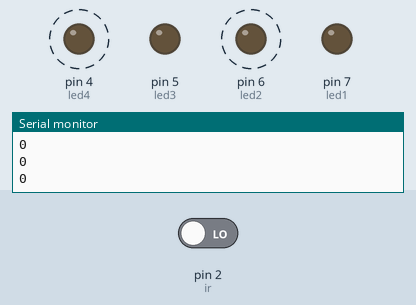
Bench run of a sketch on a simulated Arduino Uno, built with avr-gcc and run on an emulated ATmega328P. Shown: output pins drawn as LEDs (lit = HIGH), the last lines printed to the serial monitor. Dashed ring = blinking. The inputs (shaded band) are chosen by the test bench; at power-on: pin 2 (ir) LOW.

Above: at 2.8 s.
2.9 s: pin 2 (ir) driven HIGH
At 3.4 s:
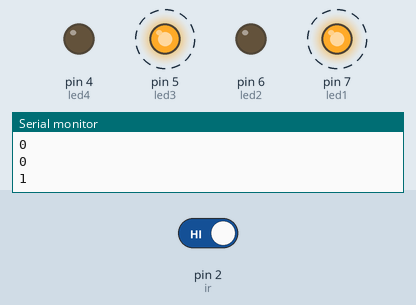
7.0 s: pin 2 (ir) driven LOW
At 7.4 s:
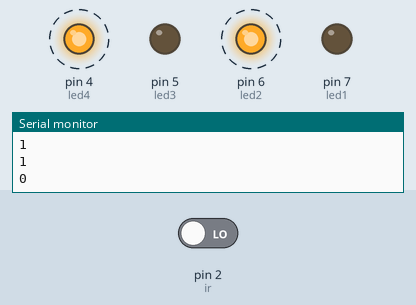
Timing chart, 0 to 16.5 s (numbered marks = the images above; inputs shaded):
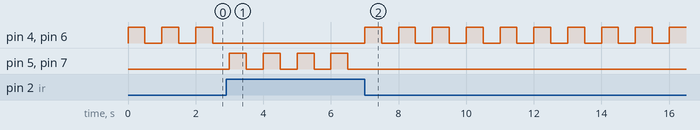

The sketch:

pattern_2.ino
```cpp
//pin declartaion
//pin mode declaration
//pin data declaration

int ir = 2;
int led1 = 7;
int led2 = 6;
int led3 = 5;
int led4 = 4;

void setup()
{
    pinMode(ir, INPUT);
    Serial.begin(9600);
    pinMode(led1, OUTPUT);
    pinMode(led2, OUTPUT);
    pinMode(led3, OUTPUT);
    pinMode(led4, OUTPUT);
}

void loop()
{
    int val = digitalRead(ir);
    Serial.println(val);

    if (val == 1)
    {
        digitalWrite(led1, HIGH);
        digitalWrite(led3, HIGH);
        delay(500);
        digitalWrite(led1, LOW);
        digitalWrite(led3, LOW);
        delay(500);
    }
    else
    {
        digitalWrite(led2, HIGH);
        digitalWrite(led4, HIGH);
        delay(500);
        digitalWrite(led2, LOW);
        digitalWrite(led4, LOW);
        delay(500);
    }
}
```

Measured:
- after the input at 2.9 s, pin 4 (led4), pin 6 (led2): stops changing and stays LOW; pin 5 (led3), pin 7 (led1): alternates HIGH for 0.50 s and LOW for 0.50 s, starting after 0.10 s
- after the input at 7.0 s, pin 4 (led4), pin 6 (led2): alternates HIGH for 0.50 s and LOW for 0.50 s, starting at once; pin 5 (led3), pin 7 (led1): stops changing and stays LOW
- by itself, pin 4 (led4), pin 6 (led2): alternates HIGH for 0.50 s and LOW for 0.50 s
